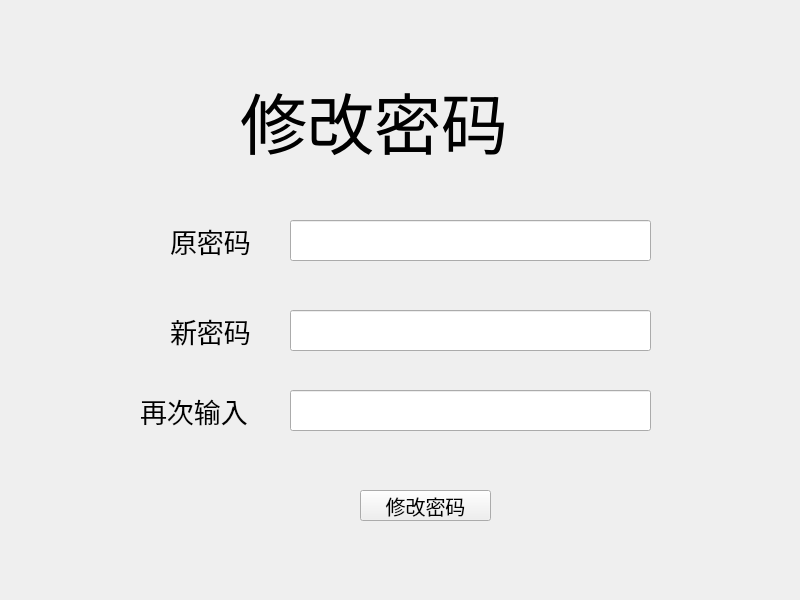
<?xml version="1.0" encoding="UTF-8"?>
<ui version="4.0">
 <class>Change</class>
 <widget class="QWidget" name="Change">
  <property name="geometry">
   <rect>
    <x>0</x>
    <y>0</y>
    <width>800</width>
    <height>600</height>
   </rect>
  </property>
  <property name="windowTitle">
   <string>Form</string>
  </property>
  <widget class="QLineEdit" name="lineEdit_3">
   <property name="geometry">
    <rect>
     <x>290</x>
     <y>390</y>
     <width>361</width>
     <height>41</height>
    </rect>
   </property>
   <property name="font">
    <font>
     <pointsize>17</pointsize>
    </font>
   </property>
   <property name="text">
    <string/>
   </property>
  </widget>
  <widget class="QLabel" name="label">
   <property name="geometry">
    <rect>
     <x>170</x>
     <y>210</y>
     <width>101</width>
     <height>61</height>
    </rect>
   </property>
   <property name="font">
    <font>
     <pointsize>20</pointsize>
    </font>
   </property>
   <property name="text">
    <string>原密码</string>
   </property>
  </widget>
  <widget class="QLineEdit" name="lineEdit">
   <property name="geometry">
    <rect>
     <x>290</x>
     <y>220</y>
     <width>361</width>
     <height>41</height>
    </rect>
   </property>
   <property name="font">
    <font>
     <pointsize>17</pointsize>
    </font>
   </property>
   <property name="text">
    <string/>
   </property>
  </widget>
  <widget class="QLabel" name="label_3">
   <property name="geometry">
    <rect>
     <x>140</x>
     <y>380</y>
     <width>131</width>
     <height>61</height>
    </rect>
   </property>
   <property name="font">
    <font>
     <pointsize>20</pointsize>
    </font>
   </property>
   <property name="text">
    <string>再次输入</string>
   </property>
  </widget>
  <widget class="QLabel" name="label_2">
   <property name="geometry">
    <rect>
     <x>170</x>
     <y>300</y>
     <width>101</width>
     <height>61</height>
    </rect>
   </property>
   <property name="font">
    <font>
     <pointsize>20</pointsize>
    </font>
   </property>
   <property name="text">
    <string>新密码</string>
   </property>
  </widget>
  <widget class="QPushButton" name="pushButton_3">
   <property name="geometry">
    <rect>
     <x>360</x>
     <y>490</y>
     <width>131</width>
     <height>31</height>
    </rect>
   </property>
   <property name="font">
    <font>
     <pointsize>15</pointsize>
    </font>
   </property>
   <property name="text">
    <string>修改密码</string>
   </property>
  </widget>
  <widget class="QLineEdit" name="lineEdit_2">
   <property name="geometry">
    <rect>
     <x>290</x>
     <y>310</y>
     <width>361</width>
     <height>41</height>
    </rect>
   </property>
   <property name="font">
    <font>
     <pointsize>17</pointsize>
    </font>
   </property>
   <property name="text">
    <string/>
   </property>
  </widget>
  <widget class="QLabel" name="label_4">
   <property name="geometry">
    <rect>
     <x>240</x>
     <y>80</y>
     <width>381</width>
     <height>81</height>
    </rect>
   </property>
   <property name="font">
    <font>
     <pointsize>50</pointsize>
    </font>
   </property>
   <property name="text">
    <string>修改密码</string>
   </property>
  </widget>
 </widget>
 <resources/>
 <connections/>
</ui>
